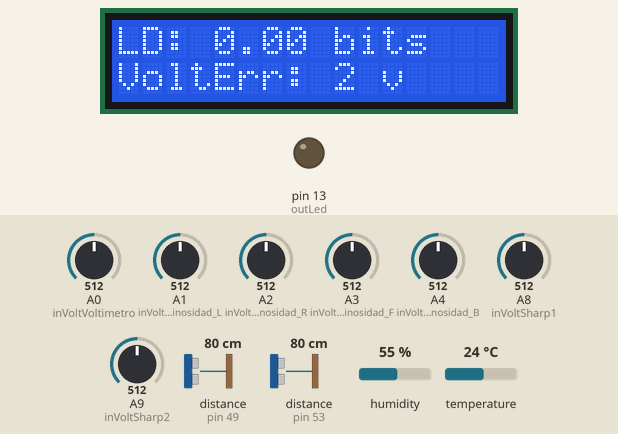
Simulated run of this sketch. Board: Arduino Mega 2560, built with avr-gcc and run on an emulated ATmega2560. Parts: 16×2 character LCD, output pins drawn as LEDs (lit = HIGH). Wiring (inferred from the names in the program): 2 × ultrasonic range finder: trigger pin 47, echo pin 49 / trigger pin 51, echo pin 53. The inputs (shaded band) are chosen by the test bench; at power-on: distance to the obstacle (sensors on pin 49, pin 53) 80 cm, A1 (inVoltLuminosidad_L) = 512, A2 (inVoltLuminosidad_R) = 512, A0 (inVoltVoltimetro) = 512, A3 (inVoltLuminosidad_F) = 512, A4 (inVoltLuminosidad_B) = 512, A8 (inVoltSharp1) = 512, A9 (inVoltSharp2) = 512, humidity 55 %, temperature 24 °C. The echo pulse lasts 58.3 µs per cm; pins used as bus, display or sensor lines are not drawn; what the sketch prints to the serial monitor is not drawn.

Above: at 1.2 s.
1.3 s: distance to the obstacle (sensor on pin 49) set to 250 cm
7.5 s: distance to the obstacle (sensor on pin 53) set to 299 cm
13.7 s: A1 (inVoltLuminosidad_L) set to 409
At 14.4 s:
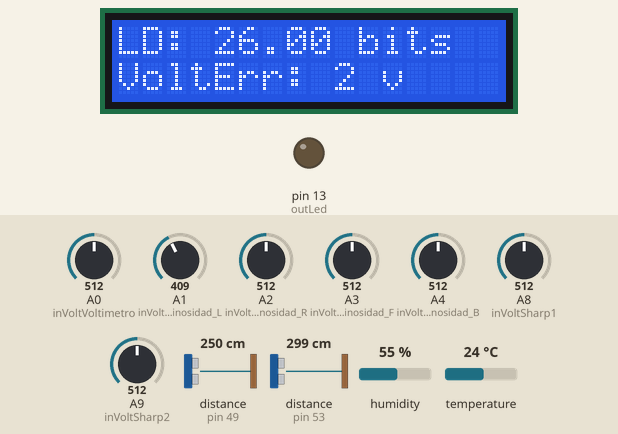
19.9 s: A1 (inVoltLuminosidad_L) set to 394
At 21.3 s:
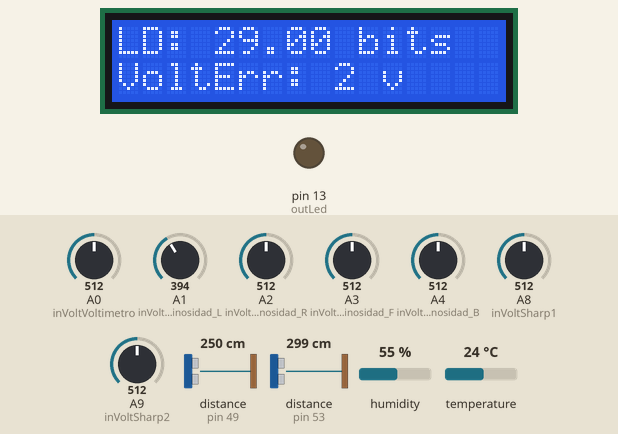
21.6 s: A2 (inVoltLuminosidad_R) set to 44
At 22.4 s:
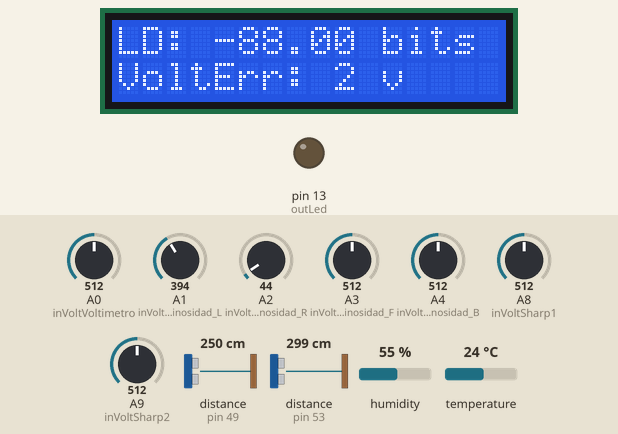
23.3 s: A2 (inVoltLuminosidad_R) set to 36
At 24.2 s:
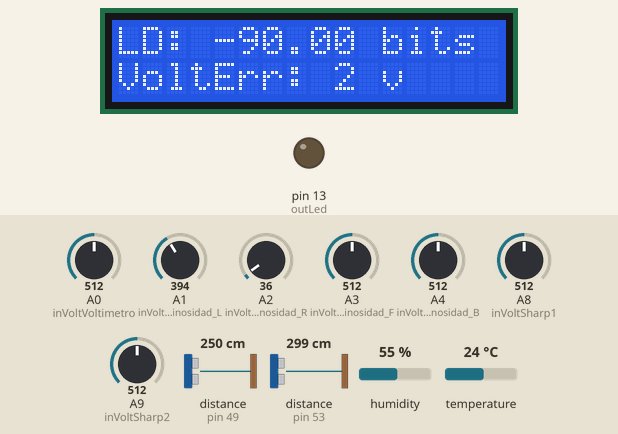
Timing chart, 0 to 26.3 s (numbered marks = the images above; inputs shaded):
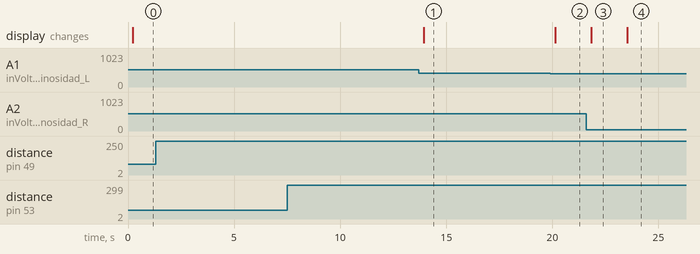

The sketch:

Practica09.ino
```cpp
/**
 * @author Diego Hernández Delgado
 * @author Sebastián González Hacker
 * @author Rogelio Torres Olivera
 * @author Santiago Moreno
 * @professor Sergio Hernández Sánchez
 * @date 18-11-2022
 * @university ITAM
 * @subject Principios de Mecatrónica
 * @details Integración de sensores de temperatura, humedad, ultrasónico, sharp y multímetro en un circuito conectado
 * a una placa Arduino Mega con el presente código que imprime los valores detectados por los sensores y procesados por
 * el presente código en el puerto/monitor serial, además, imprime el valor de la luminosidad en el primer renglón de la
 * pantalla LCD y, finalmente, imprime los mensajes de error que indican ciertas condiciones particulares en el segundo
 * renglón de la pantalla LCD.
*/


//LIBRERÍAS
#include <Wire.h>
#include <LiquidCrystal_I2C.h>    //Librería para pantalla LCD
#include "DHT.h"

//Librería para sensor de luminosidad


//DEFINICIÓN DE PUERTOS
#define outLed 13                 //Led
#define inVoltVoltimetro A0       //Sensor de voltaje
#define inVoltLuminosidad_L A1      //Sensor de luminosidad
#define inVoltLuminosidad_R A2      //Sensor de luminosidad
#define inVoltLuminosidad_F A3      //Sensor de luminosidad
#define inVoltLuminosidad_B A4      //Sensor de luminosidad
#define DHTPIN 10                 //Sensor de temperatura
#define DHTTYPE DHT11             //Define luminosidad
#define echoPin1 53                 //Puerto de echo, sensor ultrasónico
#define trigPin1 51                //Puerto de trigger, sensor ultrasónico
#define echoPin2 49                 //Puerto de echo, sensor ultrasónico
#define trigPin2 47                //Puerto de trigger, sensor ultrasónico
#define inVoltSharp1 A8            //Sensor Sharp1
#define inVoltSharp2 A9            //Sensor Sharp2

//DEFINICIÓN DE VARIABLES
//lcd
LiquidCrystal_I2C lcd(0x27,16,2);  //Set the LCD address to 0x27 for a 16 chars and 2 line display
//Voltímetro
int voltaje;
int battery;
//Luminosidad
float voltLuminosidad_L;
float voltLuminosidad_R;
float voltLuminosidad_F;
float voltLuminosidad_B;
float pwmLuminosidad_L;
float pwmLuminosidad_R;
float pwmLuminosidad_F;
float pwmLuminosidad_B;
float L_LDR;
float R_LDR;
float F_LDR;
float B_LDR;
float light_dif;
//Temperatura-Humedad
float tempC;
DHT dht(DHTPIN, DHTTYPE);
//Ultrasónico
long duracionUltrasonico;
int US_Sensor1;
int US_Sensor2;

//Sharp
long voltajeInSharp1;
long L_Sensor;
long voltajeInSharp2;
long R_Sensor;


//FUNCIÓN SETUP
void setup() {
  Serial.begin(9600);
  Serial.println("setup");

  //Asignación de la modalidad de los pines
  pinMode(outLed, OUTPUT);
  pinMode(inVoltLuminosidad_L, INPUT);
  pinMode(inVoltLuminosidad_R, INPUT);
  pinMode(inVoltLuminosidad_F, INPUT);
  pinMode(inVoltLuminosidad_B, INPUT);
  pinMode(inVoltVoltimetro, INPUT);
  pinMode(trigPin1, OUTPUT);
  pinMode(echoPin1, INPUT);
  pinMode(trigPin2, OUTPUT);
  pinMode(echoPin2, INPUT);
  pinMode(inVoltSharp1, INPUT);
  pinMode(inVoltSharp2, INPUT);

  //Inicialización del la pantalla LCD
  lcd.init();
  lcd.backlight();
  //lcd.setCursor(0,0);
  //lcd.clear();
  Serial.println("lcd");
  //Inicialización de la comunicación con el sensor de humedad
  dht.begin();
}


//FUNCIÓN LOOP
void loop() {
  voltageSensor();
  lightSensor();
  temperatureSensor();
  distanceSensor();
  LCD_print();
}


//FUNCIONES AUXILIARES

void voltageSensor(){
  voltaje = analogRead(inVoltVoltimetro); //*5/1023;
  Serial.print("V: ");
  Serial.print(voltaje*5/1023);
  Serial.print(" v -- ");
  if(voltaje < 687)  //687 bits ==> 6.4 V
    battery = 0;
  else
    battery = 1;
}


void lightSensor(){
  voltLuminosidad_L = analogRead(inVoltLuminosidad_L);
  pwmLuminosidad_L = map(voltLuminosidad_L, 0, 1023, 0, 255);
  L_LDR = map(voltLuminosidad_L, 0, 1023, 0, 255);

  voltLuminosidad_R = analogRead(inVoltLuminosidad_R);
  pwmLuminosidad_R = map(voltLuminosidad_R, 0, 1023, 0, 255);
  R_LDR = map(voltLuminosidad_R, 0, 1023, 0, 255);

  voltLuminosidad_F = analogRead(inVoltLuminosidad_F);
  pwmLuminosidad_F = map(voltLuminosidad_F, 0, 1023, 0, 255);
  F_LDR = map(voltLuminosidad_F, 0, 1023, 0, 255);

  voltLuminosidad_B = analogRead(inVoltLuminosidad_B);
  pwmLuminosidad_B = map(voltLuminosidad_B, 0, 1023, 0, 255);
  B_LDR = map(voltLuminosidad_B, 0, 1023, 0, 255);

  light_dif = R_LDR - L_LDR;

  Serial.print("");
  Serial.print("L_L: ");
  Serial.print(pwmLuminosidad_L);
  Serial.print(" b -- ");

  Serial.print("L_R: ");
  Serial.print(pwmLuminosidad_R);
  Serial.print(" b -- ");

  Serial.print("L_F: ");
  Serial.print(pwmLuminosidad_F);
  Serial.print(" b -- ");

  Serial.print("L_B: ");
  Serial.print(pwmLuminosidad_B);
  Serial.println(" b -- ");
}

int temperatureSensor(){
    tempC = dht.readTemperature();

    Serial.print("T: ");
    Serial.print(tempC);
    Serial.print(" ºC -- ");

    if ( isnan(tempC)  ) {
      Serial.println(F("Failed to read from DHT sensor!"));
      return 1;
    }
}

int distanceSensor(){
  // Ultrasonico 1
  digitalWrite(trigPin1, LOW);
  delayMicroseconds(2);
  digitalWrite(trigPin1, HIGH);
  delayMicroseconds(10);
  digitalWrite(trigPin1, LOW);
  duracionUltrasonico = pulseIn(echoPin1, HIGH);
  US_Sensor1 = duracionUltrasonico * 0.0343 / 2;
  Serial.println("");
  Serial.print("DU1: ");
  Serial.print(US_Sensor1);

  // Ultrasonico 26
  digitalWrite(trigPin2, LOW);
  delayMicroseconds(2);
  digitalWrite(trigPin2, HIGH);
  delayMicroseconds(10);
  digitalWrite(trigPin2, LOW);
  duracionUltrasonico = pulseIn(echoPin2, HIGH);
  US_Sensor2 = duracionUltrasonico * 0.0343 / 2;
  Serial.print("  -- DU2: ");
  Serial.print(US_Sensor2);

  // SHARP 1 - L
  voltajeInSharp1 = analogRead(inVoltSharp1);
  L_Sensor = pow( (916.53) / (voltajeInSharp1) , 0.623);
  //L_Sensor = pow(voltajeInSharp1/758.73,-1/.486);

  Serial.print("  -- DS1: ");
  Serial.print(L_Sensor);
  Serial.print(" cm");

  // SHARP 2 - R
  voltajeInSharp2 = analogRead(inVoltSharp2);
  R_Sensor = pow( (916.53) / (voltajeInSharp2) , 0.623);
  //R_Sensor = pow(voltajeInSharp2/758.73,-1/.486);

  Serial.print("  -- DS2: ");
  Serial.print(R_Sensor);
  Serial.println(" cm");
}

void LCD_print(){
  //Escribir el valor de la luminosidad en primer renglón del LCD
  lcd.setCursor(0,0);
  lcd.print("                  ");
  lcd.setCursor(0,0);
  lcd.print("LD: ");
  lcd.print(String(light_dif));
  lcd.print(" bits");


  if(voltaje > 357){
    lcd.setCursor(0,1);
    lcd.print("                  ");
    lcd.setCursor(0,1);
    lcd.print("VoltErr: ");
    lcd.print(voltaje*5/1023);
    lcd.print(" v");
  }

}
```

Measured:
- after the input at 1.3 s, every drawn part: stays the same
- after the input at 7.5 s, every drawn part: stays the same
- after the input at 13.7 s, the display: changes after 0.25 s (image 1)
- after the input at 19.9 s, the display: changes after 0.25 s (image 2)
- after the input at 21.6 s, the display: changes after 0.24 s (image 3)
- after the input at 23.3 s, the display: changes after 0.22 s (image 4)
